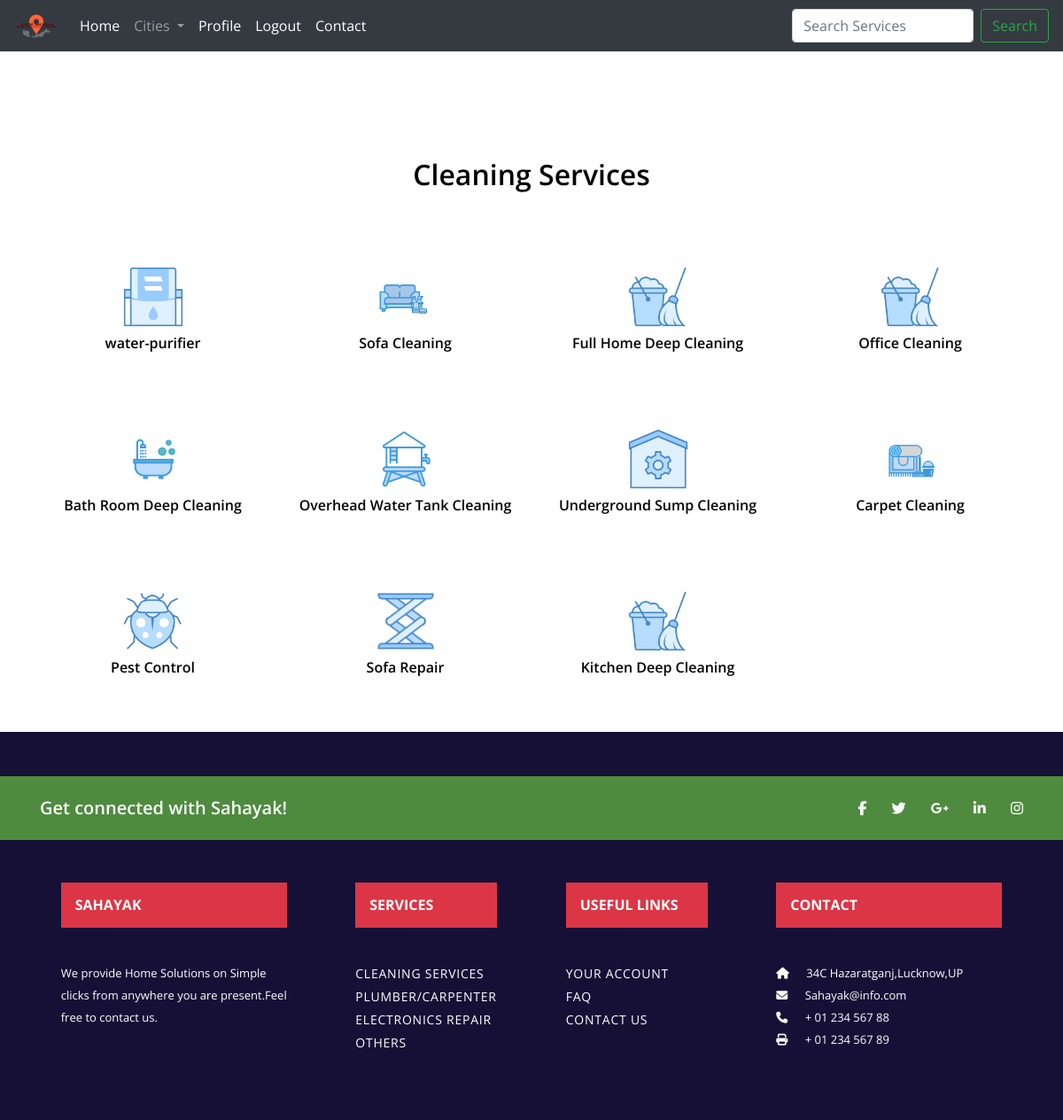
The page /sendmsg/services/cleaning/ (signed in) on the database as committed earlier.
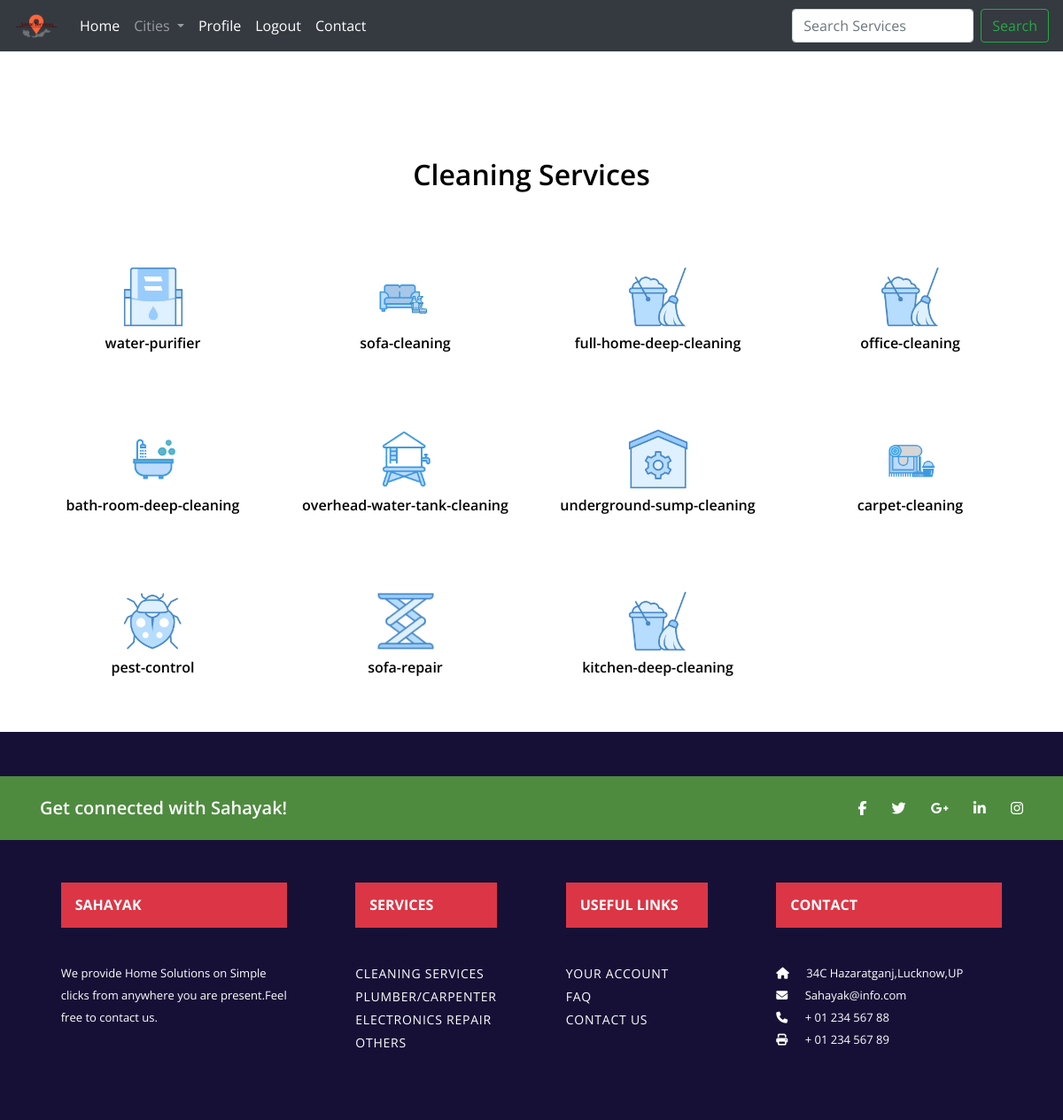
The same page on the database as committed later.
### core/models.py (models this page shows)
class UserService(models.Model):
    name=models.CharField(max_length=70)
    img=models.ImageField()
    categ=models.CharField(max_length=70)
    price=models.IntegerField(default=100)
    description=models.CharField(max_length=2000)

### core/views.py (the view)
# urls.py: path('<city>/services/<serv>/',views.userservice,name='Userservice'),
def userservice(request,serv,city):
    if(request.user.is_authenticated):
        fm2=Search()
        obj1=UserService.objects.all()
        return render(request,'services.htm',{'dict1':obj1,'servi':serv,'form2':fm2,'place':city})
    else:
        messages.info(request,"Login first !!")
        return HttpResponseRedirect('/'+city+'/')

### core/forms.py
class Search(forms.Form):
    service=forms.CharField(widget=forms.TextInput(attrs={'class':'form-control mr-sm-2','placeholder':'Search Services','id':'service','aria-label':'Search'}))

### templates/services.htm (shortened to what this page needs)
{% extends 'base.htm' %}
{% load static %}
{% block content1 %}
<div class="works" id="work">
    <div class="container">
        <div class="default-heading">
            <h2>{{servi|capfirst}} Services</h2>
        </div>
        <div class="row">
            {% for obj2 in dict1 %}
                {% ifequal obj2.categ servi %}
                    <div class="col-md-3 my-4">
                        <div class="work-item">
                            <a href="{{obj2.name}}/"><img class="img-responsive zoom2" src="{{obj2.img.url}}" alt="" width="70" height="70"></a>
                            <h6 class="my-2"><a href="{{obj2.name}}/">{{obj2.name}}</a></h6>
                        </div>
                    </div>
                {% endifequal %}
            {% endfor %}
        </div>
    </div>
</div>
{% endblock content1 %}

### templates/base.htm (shortened to what this page needs)
{% load static %}
<!DOCTYPE html>
<html>
<head>
<link rel="stylesheet" href="{% static 'css/bootstrap.css' %}">
<link rel="stylesheet" href="//code.jquery.com/ui/1.12.1/themes/base/jquery-ui.css">
<link rel="stylesheet" href="http://netdna.bootstrapcdn.com/font-awesome/4.0.3/css/font-awesome.min.css">
<link rel="stylesheet" href="{% static 'css/style.css' %}">
<link rel="stylesheet" href="{% static 'css/font-awesome.css' %}">
</head>
<body>
{% include 'nav.htm' %}
{% block content1 %}
{% endblock content1 %}
{% include 'bottom.htm' %}
</body>
</html>

### templates/nav.htm (shortened to what this page needs)
{% load static %}
<nav class="navbar navbar-expand-lg navbar-dark bg-dark">
    <a class="navbar-brand" href="/{{place}}/"><img src="{% static 'images/Local-Service-Logo.jpg' %}" height="30" width="50"></a>
    <div class="collapse navbar-collapse" id="navbarSupportedContent">
      <ul class="navbar-nav mr-auto">
        <li class="nav-item active">
          <a class="nav-link" href="/{{place}}/">Home <span class="sr-only">(current)</span></a>
        </li>
        <li class="nav-item dropdown">
          <a class="nav-link dropdown-toggle" href="#" id="navbarDropdown" role="button" data-toggle="dropdown" aria-haspopup="true" aria-expanded="false">
            Cities
          </a>
        </li>
        {% if request.user.is_authenticated %}
        <li class="nav-item active">
          <a class="nav-link" href="/{{place}}/profile/">Profile <span class="sr-only">(current)</span></a>
        </li>
        <li class="nav-item active">
            <a class="nav-link" href="/{{place}}/logout/">Logout <span class="sr-only">(current)</span></a>
        </li>
        {% endif %}
        <li class="nav-item active">
          <a class="nav-link" href="/{{place}}/contact/">Contact<span class="sr-only">(current)</span></a>
        </li>
      </ul>
      <form class="form-inline my-2 my-lg-0" action="/{{place}}/search/" method="POST">
        {% for i in form2 %}
          {{i}}
        {% endfor %}
        <input class="btn btn-outline-success my-2 my-sm-0" type="submit" value="Search">
      </form>
    </div>
</nav>

### templates/bottom.htm
<footer class="page-footer font-small blue-grey lighten-5" style="background-color:#171036">
    <div style="background-color: rgb(78, 139, 63);">
      <div class="container">
        <div class="row py-4 d-flex align-items-center">
          <div class="col-md-6 col-lg-5 text-center text-md-left mb-4 mb-md-0">
            <h5 class="mb-0" style="color:rgb(255, 255, 255)">Get connected with Sahayak!</h5>
          </div>
        <div class="col-md-6 col-lg-7 text-center text-md-right">
          <a class="fb-ic" href="https://www.facebook.com/profile.php?id=100008946133593" style="color: white;">
            <i class="fab fa-facebook-f white-text mr-4"> </i>
          </a>
          <a class="tw-ic" href="https://www.facebook.com/profile.php?id=100008946133593" style="color: white;">
            <i class="fab fa-twitter white-text mr-4"> </i>
          </a>
          <a class="gplus-ic" href="https://www.facebook.com/profile.php?id=100008946133593" style="color: white;">
            <i class="fab fa-google-plus-g white-text mr-4"> </i>
          </a>
          <a class="li-ic" href="https://www.facebook.com/profile.php?id=100008946133593" style="color: white;">
            <i class="fab fa-linkedin-in white-text mr-4"> </i>
          </a>
          <a class="ins-ic" href="https://www.facebook.com/profile.php?id=100008946133593" style="color: white;">
            <i class="fab fa-instagram white-text"> </i>
          </a>
        </div>
      </div>
    </div>
  </div>
    <div class="container text-center text-md-left mt-5">
      <div class="row mt-3">
        <div class="col-md-3 col-lg-4 col-xl-3 mx-auto mb-4">
          <a href="/{{place}}/"><h6 class="text-uppercase font-weight-bold p-3 mb-2 bg-danger text-white">Sahayak</h6></a>
          <hr class="deep-purple accent-2 mb-4 mt-0 d-inline-block mx-auto" style="width: 60px;">
          <p>We provide Home Solutions on Simple clicks from anywhere you are present.Feel free to contact us.</p>
        </div>
        <div class="col-md-2 col-lg-2 col-xl-2 mx-auto mb-4">
          <h6 class="text-uppercase font-weight-bold p-3 mb-2 bg-danger text-white">Services</h6>
          <hr class="deep-purple accent-2 mb-4 mt-0 d-inline-block mx-auto" style="width: 60px;">
          <p>
            <a href="/{{place}}/services/cleaning/">Cleaning Services</a>
          </p>
          <p>
            <a href="/{{place}}/services/Plumber, Electrician & Carpenter/">Plumber/Carpenter</a>
          </p>
          <p>
            <a href="/{{place}}/services/Electronics and Repair/">Electronics Repair</a>
          </p>
          <p>
            <a href="/{{place}}/services/Others/">Others</a>
          </p>
        </div>
        <div class="col-md-3 col-lg-2 col-xl-2 mx-auto mb-4">
          <h6 class="text-uppercase font-weight-bold p-3 mb-2 bg-danger text-white">Useful links</h6>
          <hr class="deep-purple accent-2 mb-4 mt-0 d-inline-block mx-auto" style="width: 60px;">
          <p>
            <a href="/{{place}}/profile/">Your Account</a>
          </p>
          <p>
            <a href="/{{place}}/faq/">FAQ</a>
          </p>
          <p>
            <a href="/{{place}}/contact/">Contact Us</a>
          </p>
        </div>
        <div class="col-md-4 col-lg-3 col-xl-3 mx-auto mb-md-0 mb-4">
          <h6 class="text-uppercase font-weight-bold p-3 mb-2 bg-danger text-white">Contact</h6>
          <hr class="deep-purple accent-2 mb-4 mt-0 d-inline-block mx-auto" style="width: 60px;">
          <p>
            <i class="fa fa-home mr-3"></i> 34C Hazaratganj,Lucknow,UP</p>
          <p>
            <i class="fa fa-envelope mr-3"></i> Sahayak@info.com</p>
          <p>
            <i class="fa fa-phone mr-3"></i> + 01 234 567 88</p>
          <p>
            <i class="fa fa-print mr-3"></i> + 01 234 567 89</p>
        </div>
      </div>
    </div>
  </footer>

### static/css/style.css (style rules this page uses)
body { font-family: 'Open Sans', Sans Serif; font-weight: 400; color: #000000; -webkit-font-smoothing: antialiased; }
h1,h2,h3,h4,h5,h6 { font-family: 'Open Sans', Sans Serif; font-weight: 600; }
p { margin:0; padding:0; }
a { text-decoration: none; color: #000000; }
.default-heading { margin-bottom: 30px; text-align: center; }
.default-heading h2 { margin-top: 0; margin-bottom: 20px; font-size: 32px; }
.works { padding-top: 120px; padding-bottom: 30px; }
.works .work-item { max-width: 360px; margin: 0 auto; margin-top: 30px; text-align: center; }
footer { padding: 50px 0; background: #000000; text-align: center; }
footer p { font-size: 13px; line-height: 25px; color: #fff; }
footer p a { font-size: 14px; line-height: 26px; text-transform: uppercase; letter-spacing: 0.055em; color: #fff; }

### templates/base.htm (style rules this page uses)
.zoom2 { transition: transform .3s; }

Rows that differ between the two databases and show on the page:
changed UserService: name "Sofa Cleaning" → "sofa-cleaning"
changed UserService: name "Full Home Deep Cleaning" → "full-home-deep-cleaning"
changed UserService: name "Office Cleaning" → "office-cleaning"
changed UserService: name "Bath Room Deep Cleaning" → "bath-room-deep-cleaning"
changed UserService: name "Overhead Water Tank Cleaning" → "overhead-water-tank-cleaning"
changed UserService: name "Underground Sump Cleaning" → "underground-sump-cleaning"
changed UserService: name "Carpet Cleaning" → "carpet-cleaning"
changed UserService: name "Pest Control" → "pest-control"
changed UserService: name "Sofa Repair" → "sofa-repair"
changed UserService: name "Kitchen Deep Cleaning" → "kitchen-deep-cleaning"
